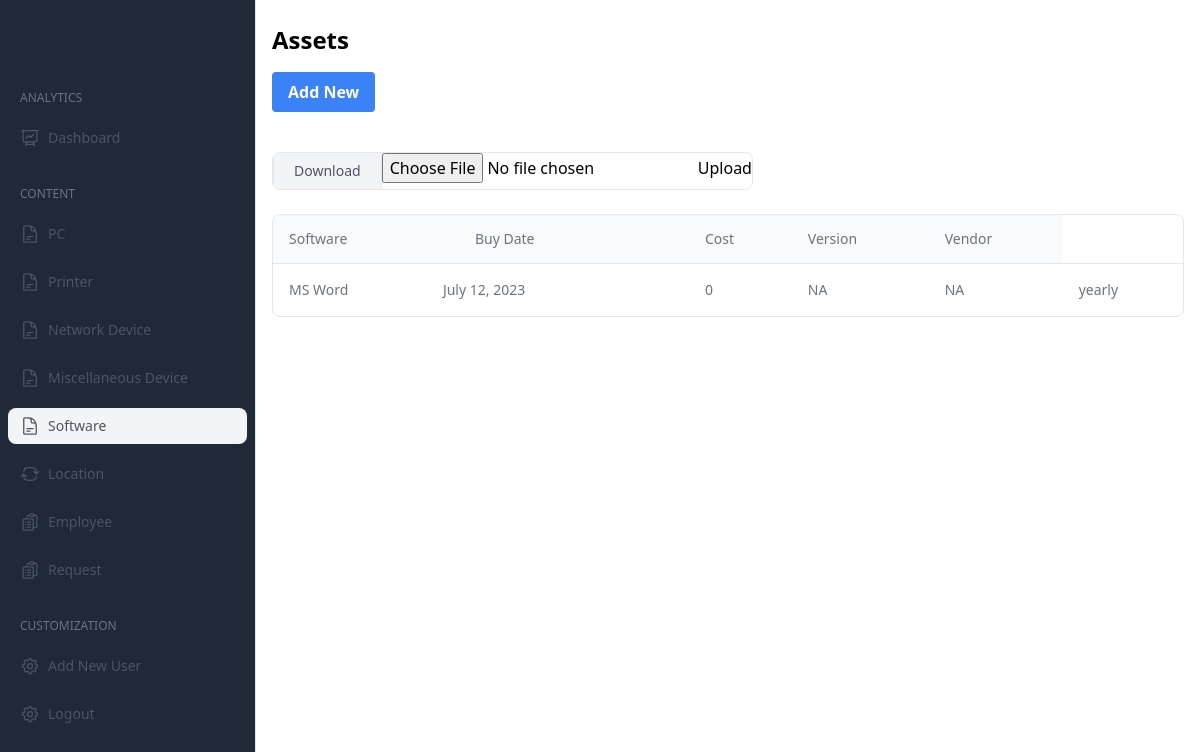
Page /software/ (signed in) on the committed database.
### software/models.py (models this page shows, shortened)
class Software(models.Model):
    software_name=models.CharField(max_length=50)
    buy_date=models.DateField()
    price=models.CharField(max_length=15,default=0)
    version=models.CharField(max_length=50,default='NA')
    vendor=models.CharField(max_length=50,default='NA')
    validity=models.CharField(max_length=50,choices=valid_choice,default='Lifetime')

### software/views.py (the view, shortened to what this page needs)
# urls.py: path('software/',sofviews.SoftwarePage),
@login_required
def SoftwarePage(req):
    if req.method=='GET':
        sdata=Software.objects.all()
        flag=3
        if req.user.is_authenticated:
            user = req.user
            if hasattr(user, 'myuser'):
                role = user.myuser.role
                if role=='superadmin':
                    flag=0
                elif role=='admin':
                    flag=1
                elif role=='itmanager':
                    flag=2
                elif role=='employee':
                    flag=3
        data={
            'flag':flag,
            'sdata':sdata,
        }
        return render(req,"software.html",data)

### templates/software.html (shortened to what this page needs)
<!DOCTYPE html>
<html lang="en">
<head>
  <link href="https://cdn.jsdelivr.net/npm/tailwindcss@2.2.17/dist/tailwind.min.css" rel="stylesheet">
</head>
<body>
  <div  class="flex h-screen bg-gray-200">
    <aside id="sidebar" class="flex flex-col w-64 h-screen px-5 py-8 overflow-y-auto bg-gray-800 border-r rtl:border-r-0 rtl:border-l dark:bg-gray-900 dark:border-gray-700">
      <a href="#">
          <img class="w-auto h-7" src="https://merakiui.com/images/logo.svg" alt="">
      </a>
      <div class="flex flex-col justify-between flex-1 mt-6">
          <nav class="-mx-3 space-y-6 ">
              <div class="space-y-3 ">
                  <label class="px-3 text-xs text-gray-500 uppercase dark:text-gray-400">analytics</label>
                  <a href="/dashboard" class="flex items-center px-3 py-2 text-gray-600 transition-colors duration-300 transform rounded-lg dark:text-gray-200 hover:bg-gray-100 dark:hover:bg-gray-800 dark:hover:text-gray-200 hover:text-gray-700" href="#">
                      <span class="mx-2 text-sm font-medium">Dashboard</span>
                  </a>
              </div>
              <div class="space-y-3 ">
                  <label class="px-3 text-xs text-gray-500 uppercase dark:text-gray-400">content</label>
                  <a href="/pc" class="flex items-center px-3 py-2 text-gray-600 transition-colors duration-300 transform rounded-lg dark:text-gray-200 hover:bg-gray-100 dark:hover:bg-gray-800 dark:hover:text-gray-200 hover:text-gray-700" href="#">
                      <span class="mx-2 text-sm font-medium">PC</span>
                  </a>
                  <a href="/printer" class="flex items-center px-3 py-2 text-gray-600 transition-colors duration-300 transform rounded-lg dark:text-gray-200 hover:bg-gray-100 dark:hover:bg-gray-800 dark:hover:text-gray-200 hover:text-gray-700" href="#">
                    <span id="softwareButton" class="mx-2 text-sm font-medium">Printer</span>
                </a>
                <a href="/networkDevice" class="flex items-center px-3 py-2 text-gray-600 transition-colors duration-300 transform rounded-lg dark:text-gray-200 hover:bg-gray-100 dark:hover:bg-gray-800 dark:hover:text-gray-200 hover:text-gray-700" href="#">
                  <span id="softwareButton" class="mx-2 text-sm font-medium">Network Device</span>
              </a>
            <a href="/miscDevice" class="flex items-center px-3 py-2 text-gray-600 transition-colors duration-300 transform rounded-lg dark:text-gray-200 hover:bg-gray-100 dark:hover:bg-gray-800 dark:hover:text-gray-200 hover:text-gray-700" href="#">
                <span id="softwareButton" class="mx-2 text-sm font-medium">Miscellaneous Device</span>
            </a>
                  <a href="/software" class="flex items-center px-3 py-2 text-gray-600 transition-colors duration-300 transform rounded-lg dark:text-gray-200 bg-gray-100 dark:hover:bg-gray-800 dark:hover:text-gray-200 hover:text-gray-700" href="#">
                    <span class="mx-2 text-sm font-medium">Software</span>
                </a>
                  <a href="/location" class="flex items-center px-3 py-2 text-gray-600 transition-colors duration-300 transform rounded-lg dark:text-gray-200 hover:bg-gray-100 dark:hover:bg-gray-800 dark:hover:text-gray-200 hover:text-gray-700" href="#">
                      <span class="mx-2 text-sm font-medium">Location</span>
                  </a>
                  <a href="/employee" class="flex items-center px-3 py-2 text-gray-600 transition-colors duration-300 transform rounded-lg dark:text-gray-200 hover:bg-gray-100 dark:hover:bg-gray-800 dark:hover:text-gray-200 hover:text-gray-700" href="#">
                      <span class="mx-2 text-sm font-medium">Employee</span>
                  </a>
                  {% if flag == 0 or flag == 1%}
                  <a href="/request" class="flex items-center px-3 py-2 text-gray-600 transition-colors duration-300 transform rounded-lg dark:text-gray-200 hover:bg-gray-100 dark:hover:bg-gray-800 dark:hover:text-gray-200 hover:text-gray-700" href="#">
                    <span class="mx-2 text-sm font-medium">Request</span>
                </a>
                {% endif %}
              </div>
              <div class="space-y-3 ">
                  <label class="px-3 text-xs text-gray-500 uppercase dark:text-gray-400">Customization</label>
                  {% if flag == 0 or flag == 1 %}
                  <a href="/create_user" class="flex items-center px-3 py-2 text-gray-600 transition-colors duration-300 transform rounded-lg dark:text-gray-200 hover:bg-gray-100 dark:hover:bg-gray-800 dark:hover:text-gray-200 hover:text-gray-700" href="#">
                      <span class="mx-2 text-sm font-medium">Add New User</span>
                  </a>
                  {% endif%}
                  <a href="/" class="flex items-center px-3 py-2 text-gray-600 transition-colors duration-300 transform rounded-lg dark:text-gray-200 hover:bg-gray-100 dark:hover:bg-gray-800 dark:hover:text-gray-200 hover:text-gray-700" href="#">
                    <span class="mx-2 text-sm font-medium">Logout</span>
                </a>
              </div>
          </nav>
      </div>
  </aside>
    <div class="flex-1 flex flex-col overflow-hidden">
      <main class="flex-1 overflow-x-auto bg-white">
        <div class="container mx-auto py-6 px-4">
          <h1 class="text-2xl font-semibold mb-4">Assets</h1>
          {% if flag == 0 or flag == 1%}
          <button id="addNewBtn" class="bg-blue-500 hover:bg-blue-700 text-white font-bold py-2 px-4 rounded mb-4">Add New</button>
          {%endif%}
          <div class="mt-6 md:flex md:items-center md:justify-between">
            <div class="inline-flex overflow-hidden bg-white border divide-x rounded-lg dark:bg-gray-900 rtl:flex-row-reverse dark:border-gray-700 dark:divide-gray-700">
                <a href="/exportsof" id="dload" class="px-5 py-2 text-xs font-medium text-gray-600 transition-colors duration-200 bg-gray-100 sm:text-sm dark:bg-gray-800 dark:text-gray-300">
                  Download
              </a>
              <form method="post" enctype="multipart/form-data">
                <input type="file" name="files" accept=".csv">
                <button type="submit">Upload</button>
              </form>
            </div>
        </div>
          <div id="tableBody" class="flex flex-col mt-6">
            <div class="-mx-4 -my-2 overflow-x-auto sm:-mx-6 lg:-mx-8">
                <div class="inline-block min-w-full py-2 align-middle md:px-6 lg:px-8">
                    <div class="overflow-hidden border border-gray-200 dark:border-gray-700 md:rounded-lg">
                        <table class="min-w-full divide-y divide-gray-200 dark:divide-gray-700">
                            <thead class="bg-gray-50 dark:bg-gray-800">
                                <tr>
                                    <th scope="col" class="py-3.5 px-4 text-sm font-normal text-left rtl:text-right text-gray-500 dark:text-gray-400">
                                        <button class="flex items-center gap-x-3 focus:outline-none">
                                            Software
                                        </button>
                                    </th>
                                    <th scope="col" class="px-12 py-3.5 text-sm font-normal text-left rtl:text-right text-gray-500 dark:text-gray-400">
                                        Buy Date
                                    </th>
                                    <th scope="col" class="px-4 py-3.5 text-sm font-normal text-left rtl:text-right text-gray-500 dark:text-gray-400">
                                        Cost
                                    </th>
                                    <th scope="col" class="px-4 py-3.5 text-sm font-normal text-left rtl:text-right text-gray-500 dark:text-gray-400">Version</th>
                                    <th scope="col" class="px-4 py-3.5 text-sm font-normal text-left rtl:text-right text-gray-500 dark:text-gray-400">Vendor</th>
                                </tr>
                            </thead>
                            <tbody>
                              {%for n in sdata%}
                                <tr>
                                  <td class="px-4 py-4 text-sm font-medium whitespace-nowrap text-gray-500 dark:text-gray-400">
                                    {{n.software_name}}
                                  </td>
                                  <td class="px-4 py-4 text-sm font-medium whitespace-nowrap text-gray-500 dark:text-gray-400">
                                    {{n.buy_date}}
                                  </td>
                                  <td class="px-4 py-4 text-sm font-medium whitespace-nowrap text-gray-500 dark:text-gray-400">
                                    {{n.price}}
                                  </td>
                                  <td class="px-4 py-4 text-sm font-medium whitespace-nowrap text-gray-500 dark:text-gray-400">
                                    {{n.version}}
                                  </td>
                                  <td class="px-4 py-4 text-sm font-medium whitespace-nowrap text-gray-500 dark:text-gray-400">
                                    {{n.vendor}}
                                  </td>
                                  <td class="px-4 py-4 text-sm font-medium whitespace-nowrap text-gray-500 dark:text-gray-400">
                                    {{n.validity}}
                                  </td>
                                </tr>
                                {%endfor%}
                            </tbody>
                        </table>
                    </div>
                </div>
            </div>
        </div>
      </html>
</body>
</html>

### rows in the picture
Software: software_name "MS Word", buy_date "July 12, 2023", price "0", version "NA", vendor "NA", validity "yearly"
